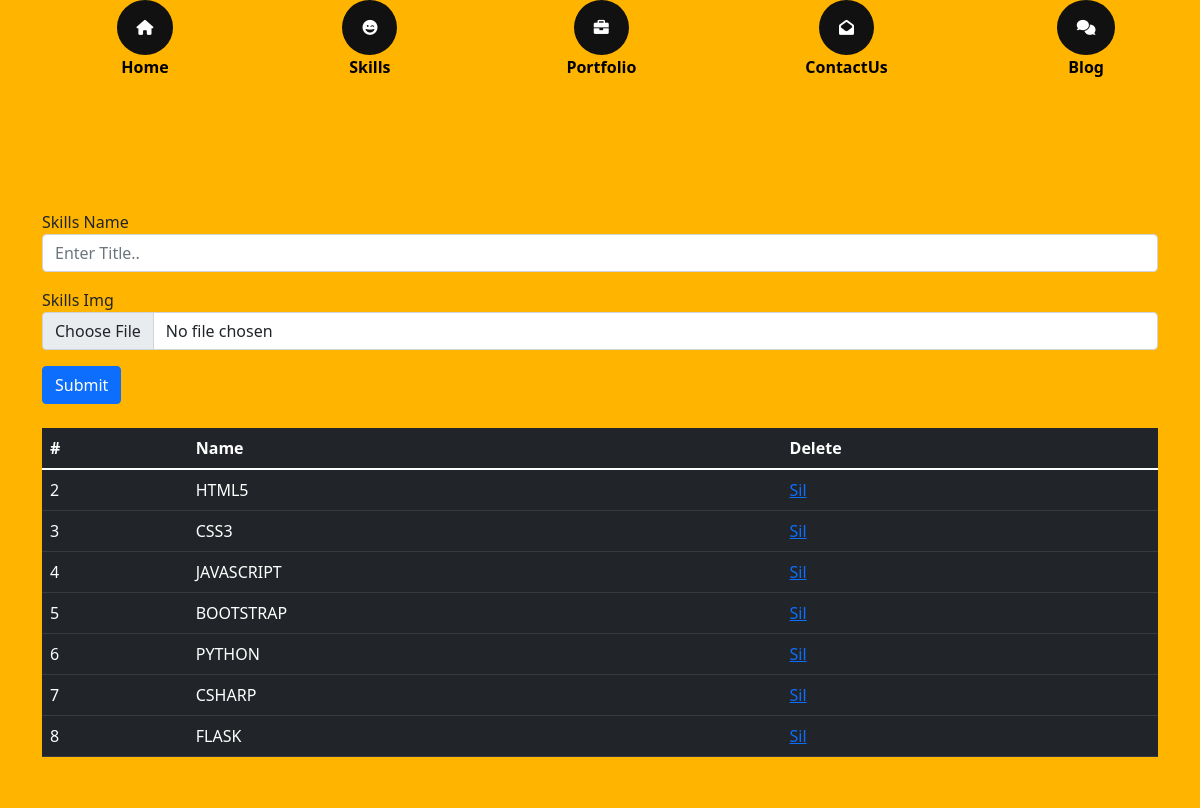
Screenshot of /admin/skills with the database file from the repository.
### modules.py (models this page shows)
class Skills (db.Model):
    id=db.Column(db.Integer,primary_key=True)
    skills_img = db.Column(db.String(150))
    skills_title = db.Column(db.String(50))

### routes/admin/routes.py (the view, shortened to what this page needs)
@app.route("/admin/skills", methods=["GET","POST"])
def skills():
    from modules import Skills
    import os
    from run import db
    from werkzeug.utils import secure_filename
    skills = Skills.query.all()
    return render_template("admin/skills.html", skills=skills)

### templates/admin/skills.html
{% extends "admin/base.html" %} {% block content %}
<div class="main">
    <div class="container">
        <form action="/admin/skills" method="POST" enctype="multipart/form-data">
            <div class="form-group">
                <label class="text-dark" for="exampleInputEmail1">Skills Name</label>
                <input type="text" name="skills_title" class="form-control" id="exampleInputEmail1" aria-describedby="emailHelp" placeholder="Enter Title..">
            </div>
            <div class="form-group mt-3">
                <label for="exampleInputPassword1">Skills Img</label>
                <input type="file" name="skills_img" class="form-control">
            </div>
            <button type="submit" class="btn btn-primary mt-3">Submit</button>
            <table class="table table-dark my-4">
                <thead>
                    <tr>
                        <th scope="col">#</th>
                        <th scope="col">Name</th>
                        <th scope="col">Delete</th>
                    </tr>
                </thead>
                <thead>
                    {% for skill in skills %}
                    <tr>
                        <td>{{skill.id}}</td>
                        <td>{{skill.skills_title}}</td>
                        <td><a href="/skillsDelete/{{skill.id}}">Sil</a></td>
                    </tr>
                    {% endfor %}
                </thead>
            </table>
        </form>
    </div>
</div>
{% endblock %}

### static/css/base.css (style rules this page uses)
body { margin: 0; padding: 0; border: 0; font-size: 100%; font: inherit; vertical-align: baseline; background-color: #252525; background-image: linear-gradient(45deg, #ffb400 50%, #252525 35%, #ffb400 42%); }
.container { background-color: #ffb400; width: 100%; margin: 0 auto; }
.main { height: 100vh; display: flex; align-items: center; justify-content: center; }

### rows the page displays
Skills: id "2", skills_title "HTML5"
Skills: id "3", skills_title "CSS3"
Skills: id "4", skills_title "JAVASCRIPT"
Skills: id "5", skills_title "BOOTSTRAP"
Skills: id "6", skills_title "PYTHON"
Skills: id "7", skills_title "CSHARP"
Skills: id "8", skills_title "FLASK"
